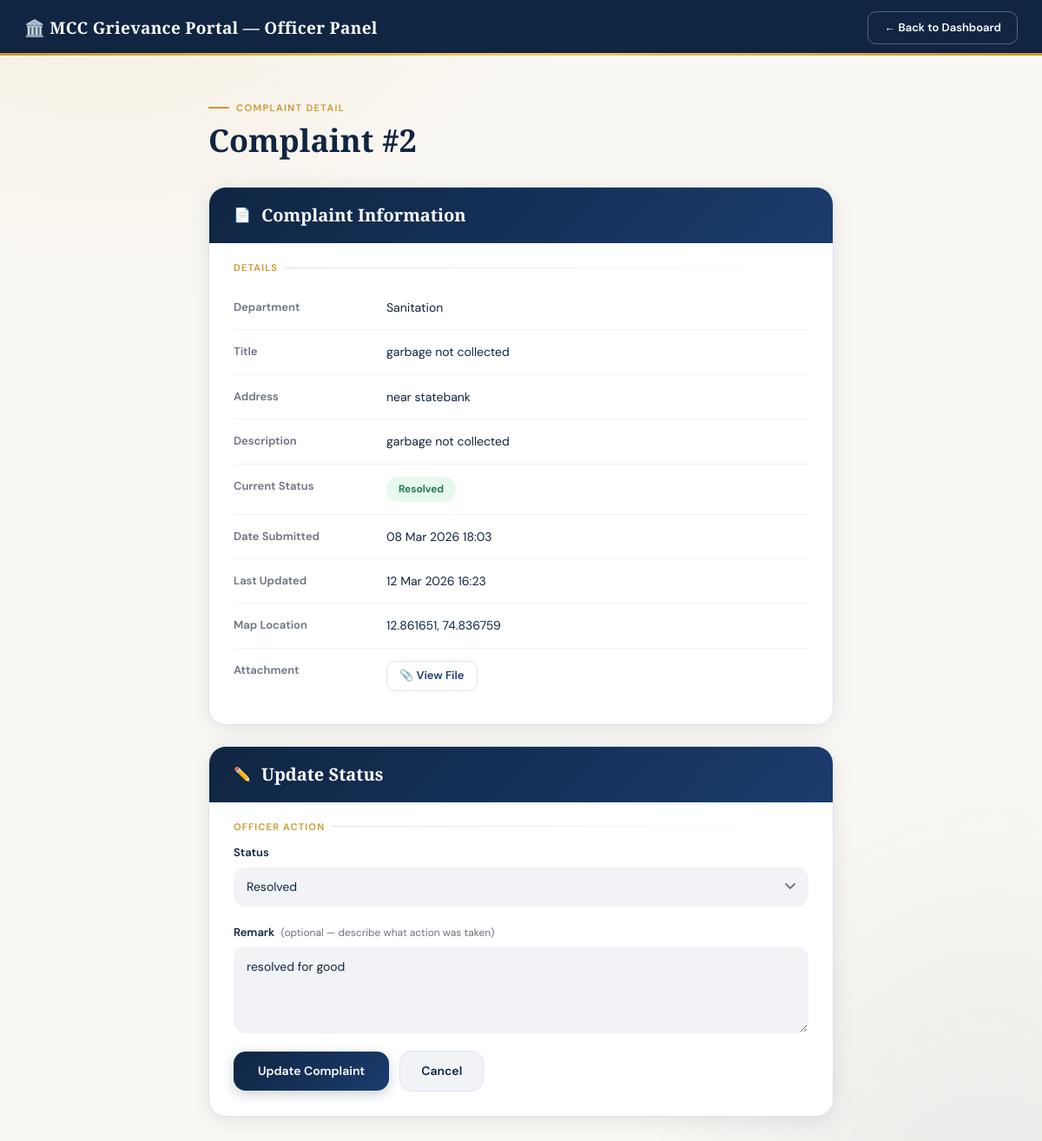
The page /officer/complaint/2/ (signed in) on the database its author committed.
### complaints/models.py (models this page shows, shortened)
class Complaint(models.Model):
    DEPARTMENT_CHOICES = [
        ('Sanitation', 'Sanitation'),
        ('Roads & Infrastructure', 'Roads & Infrastructure'),
        ('Water Supply', 'Water Supply'),
        ('Drainage', 'Drainage'),
        ('Street Lights', 'Street Lights'),
        ('Parks & Public Spaces', 'Parks & Public Spaces'),
    ]
    STATUS_CHOICES = [
        ('Pending', 'Pending'),
        ('In Progress', 'In Progress'),
        ('Resolved', 'Resolved'),
    ]
    citizen = models.ForeignKey(Citizen, on_delete=models.CASCADE)
    complaint_id = models.AutoField(primary_key=True)
    department = models.CharField(max_length=100, choices=DEPARTMENT_CHOICES)
    title = models.CharField(max_length=200)
    address = models.CharField(max_length=300)
    description = models.TextField()
    map_location = models.CharField(max_length=100, blank=True, null=True)
    attachment = models.ImageField(upload_to='complaints/attachments/')
    status = models.CharField(max_length=20, choices=STATUS_CHOICES, default='Pending')
    date_submitted = models.DateTimeField(auto_now_add=True)
    last_updated = models.DateTimeField(auto_now=True)
    officer_remark = models.TextField(blank=True, null=True)

### officers/views.py (the view)
# urls.py: path('complaint/<int:complaint_id>/', views.officer_complaint_detail, name='officer_complaint_detail'),
def officer_complaint_detail(request, complaint_id):
    if 'officer_id' not in request.session:
        return redirect('officer_login')
    complaint = Complaint.objects.get(complaint_id=complaint_id)
    if request.method == "POST":
        complaint.status = request.POST.get('status', complaint.status)
        complaint.officer_remark = request.POST.get('remark', '')
        complaint.save()
        return redirect('officer_complaint_detail', complaint_id=complaint_id)
    return render(request, 'officer_complaint_detail.html', {
        'complaint': complaint
    })

### templates/officer_complaint_detail.html (shortened to what this page needs)
<!DOCTYPE html>
<html lang="en">
<head>
    <link href="https://cdn.jsdelivr.net/npm/bootstrap@5.3.0/dist/css/bootstrap.min.css" rel="stylesheet">
</head>
<body>
<nav class="navbar-custom">
    <div class="portal-title">🏛️ MCC Grievance Portal — Officer Panel</div>
    <a href="{% url 'officer_dashboard' %}" class="back-btn">← Back to Dashboard</a>
</nav>
<div class="page-wrap">
    <div class="eyebrow">Complaint Detail</div>
    <h1 class="page-title">Complaint #{{ complaint.complaint_id }}</h1>
    <div class="card">
        <div class="card-header-custom">
            <span>📄</span>
            <h5>Complaint Information</h5>
        </div>
        <div class="section-label">Details</div>
        <div class="detail-body">
            <div class="detail-row">
                <span class="detail-label">Department</span>
                <span class="detail-value">{{ complaint.department }}</span>
            </div>
            <div class="detail-row">
                <span class="detail-label">Title</span>
                <span class="detail-value">{{ complaint.title }}</span>
            </div>
            <div class="detail-row">
                <span class="detail-label">Address</span>
                <span class="detail-value">{{ complaint.address }}</span>
            </div>
            <div class="detail-row">
                <span class="detail-label">Description</span>
                <span class="detail-value">{{ complaint.description }}</span>
            </div>
            <div class="detail-row">
                <span class="detail-label">Current Status</span>
                <span class="detail-value">
                    {% if complaint.status == 'Pending' %}
                        <span class="badge-pending">Pending</span>
                    {% elif complaint.status == 'In Progress' %}
                        <span class="badge-inprogress">In Progress</span>
                    {% elif complaint.status == 'Resolved' %}
                        <span class="badge-resolved">Resolved</span>
                    {% endif %}
                </span>
            </div>
            <div class="detail-row">
                <span class="detail-label">Date Submitted</span>
                <span class="detail-value">{{ complaint.date_submitted|date:"d M Y H:i" }}</span>
            </div>
            <div class="detail-row">
                <span class="detail-label">Last Updated</span>
                <span class="detail-value">{{ complaint.last_updated|date:"d M Y H:i" }}</span>
            </div>
            {% if complaint.map_location %}
            <div class="detail-row">
                <span class="detail-label">Map Location</span>
                <span class="detail-value">{{ complaint.map_location }}</span>
            </div>
            {% endif %}
            {% if complaint.attachment %}
            <div class="detail-row">
                <span class="detail-label">Attachment</span>
                <span class="detail-value">
                    <a href="{{ complaint.attachment.url }}" target="_blank" class="file-btn">📎 View File</a>
                </span>
            </div>
            {% endif %}
        </div>
    </div>
    <div class="card">
        <div class="card-header-custom">
            <span>✏️</span>
            <h5>Update Status</h5>
        </div>
        <div class="section-label">Officer Action</div>
        <div class="update-body">
            <form method="POST">
                <div class="field">
                    <label>Status</label>
                    <select name="status">
                        <option value="Resolved"    {% if complaint.status == 'Resolved' %}selected{% endif %}>Resolved</option>
                    </select>
                </div>
                <div class="field">
                    <label>Remark <span class="opt">(optional — describe what action was taken)</span></label>
                    <textarea name="remark" placeholder="e.g. Garbage cleared by sanitation team on 12 March">{{ complaint.officer_remark }}</textarea>
                </div>
                <div class="btn-row">
                    <button type="submit" class="btn-update">Update Complaint</button>
                    <a href="{% url 'officer_dashboard' %}" class="btn-cancel">Cancel</a>
                </div>
            </form>
        </div>
    </div>
</div>
</body>
</html>

### rows shown on the page
Complaint: complaint_id "2", department "Sanitation", title "garbage not collected", address "near statebank", description "garbage not collected", date_submitted "08 Mar 2026 18:03", last_updated "12 Mar 2026 16:23", map_location "12.861651, 74.836759", status "Resolved", remark "resolved for good"
